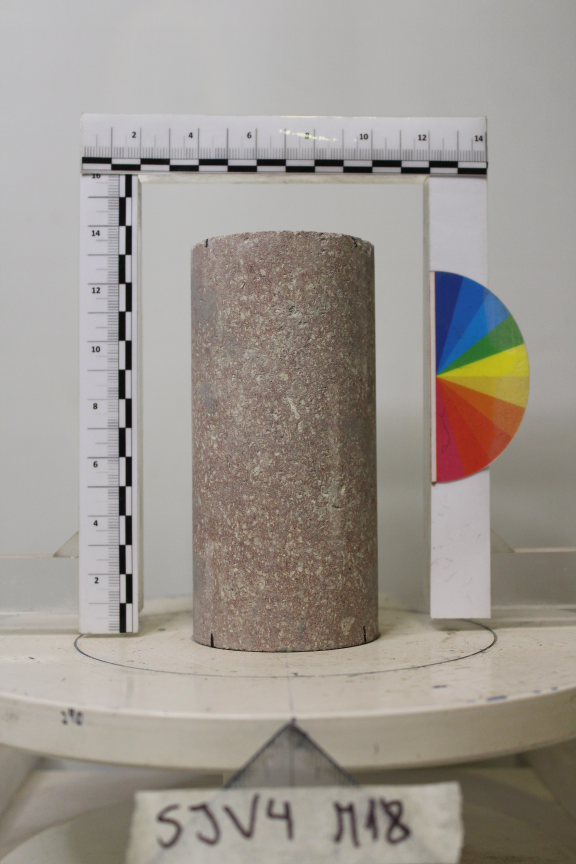
#> input picture img/Litologia-Riolitas_Tobas_Aglomerado_Volcanico.JPG, 1728 x 2592 px (shown at 1/3 size)
$ python contorno.py img/Litologia-_Areniscas..JPG
#> lines starting #> are read from the running program, lines starting #| are printed output that depends on the picture; after the words box and inside, x2 and y2 are one past the last pixel; in counts of white or black regions, pixels touching at a corner belong together
import cv2
import numpy as np
import sys
# import Image

# im1 = Image.open(sys.argv[1])

#maxCoords: list[list[int]] -> int, int, int, int
#Retorna las coordenadar máxima y mínima de una lista de pares (x,y,x,y)

def maxCoords(lines):
    xmin,ymin,xmax, ymax = lines[0][0]
    for line in lines:
        for x1, y1, x2, y2 in line:
            xmi = min(x1,x2)
            ymi = min(y1,y2)
            xma = max(x1,x2)
            yma = max(y1,y2)
            if xmi<xmin:
                xmin = xmi
            if xma>xmax:
                xmax = xma
            if ymi<ymin:
                ymin = ymi
            if yma>ymax:
                ymax = yma

    return xmin,ymin,xmax,ymax
#input para leer el archivo
file_name = input("enter the name of the image file: ")
#> the answer given: img/Litologia-Riolitas_Tobas_Aglomerado_Volcanico.JPG
# file_name = 'Litologia-_Areniscas..jpg'

img = cv2.imread(file_name)
#> img is the input picture: shape (2592, 1728, 3); mean B, G, R 144.9, 151.5, 157.8
img = cv2.resize(img, (int(img.shape[1]*0.2),int(img.shape[0]*0.2)))
#> img: shape (518, 345, 3)
cv2.imshow('image', img)

blanck = np.zeros(img.shape, dtype = 'uint8')


gray = cv2.cvtColor(img, cv2.COLOR_BGR2GRAY)

blur = cv2.GaussianBlur(gray,(3,3), cv2.BORDER_DEFAULT)
# cannyB = cv2.Canny(1blur, 125, 175)
canny = cv2.Canny(blur, 80, 175)
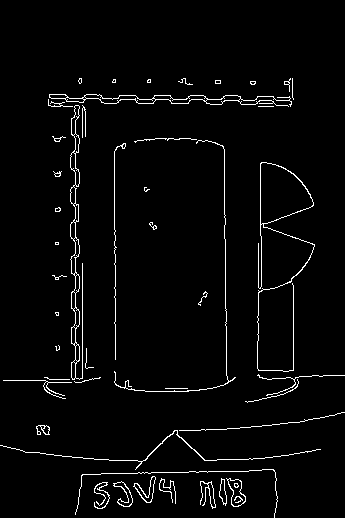
#> canny: shape (518, 345); 3% white in thin lines or dots, all inside (x1, y1, x2, y2) = (0, 78, 345, 518)

lines = cv2.HoughLinesP(canny, 1, np.pi/180, 60, np.array([]), 50, 5)
#> lines = 15 rows, first 6: [75, 382, 75, 98], [225, 245, 225, 301], [82, 381, 82, 263], [131, 99, 190, 100], [115, 359, 115, 230], [114, 234, 114, 151]

xmin,ymin,xmax, ymax = maxCoords(lines)
#> in maxCoords, `xmin,ymin,xmax, ymax = lines[0][0]`: xmin = 75; ymin = 382; xmax = 75; ymax = 98
#> the loop in maxCoords, `for line in lines:` made 15 passes
#> line on passes 1 to 12: [[75, 382, 75, 98]], [[225, 245, 225, 301]], [[82, 381, 82, 263]], [[131, 99, 190, 100]], [[115, 359, 115, 230]], [[114, 234, 114, 151]], [[138, 472, 188, 472]], [[293, 370, 293, 285]], [[224, 217, 224, 149]], [[226, 375, 226, 309]], [[51, 98, 118, 98]], [[224, 100, 289, 100]]
#> after the loop in maxCoords, `for line in lines:`: xmax = 307; xmin = 51; ymax = 474; ymin = 98
#> xmin = 51; ymin = 98; xmax = 307; ymax = 474

img_cut = img[ymin:ymax,xmin:xmax]
# print(lines)
cv2.imshow("lines in image1", img_cut)
gray1 = cv2.cvtColor(img_cut, cv2.COLOR_BGR2GRAY)
blur1 = cv2.GaussianBlur(gray1,(3,3), cv2.BORDER_DEFAULT)
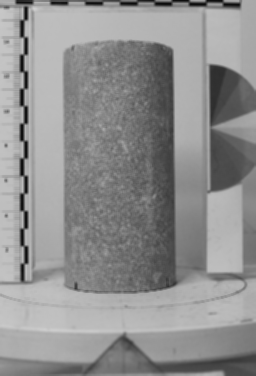
#> blur1: shape (376, 256); min 12, max 207, mean 143.2
canny1 = cv2.Canny(blur1, 80, 150)
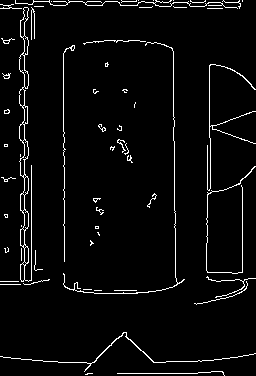
#> canny1: shape (376, 256); 3.9% white in thin lines or dots
cv2.imshow('canny2', canny1)

lines1 = cv2.HoughLinesP(canny1, 1, np.pi/180, 60, np.array([]), 50, 5)
#> lines1 = 13 rows, first 6: [24, 284, 24, 3], [173, 127, 174, 193], [31, 283, 31, 165], [33, 1, 144, 1], [209, 116, 209, 65], [64, 261, 64, 132]
xmin1,ymin1,xmax1, ymax1 = maxCoords(lines1)
#> the loop in maxCoords (call 2), `for line in lines:` made 13 passes
#> line on passes 1 to 12: [[24, 284, 24, 3]], [[173, 127, 174, 193]], [[31, 283, 31, 165]], [[33, 1, 144, 1]], [[209, 116, 209, 65]], [[64, 261, 64, 132]], [[63, 136, 63, 53]], [[242, 272, 242, 187]], [[207, 242, 207, 145]], [[138, 2, 238, 2]], [[117, 373, 197, 373]], [[175, 277, 175, 211]]
#> xmin1 = 24; ymin1 = 1; xmax1 = 242; ymax1 = 373
img_cut1 = img_cut[ymin1:ymax1,xmin1:xmax1]
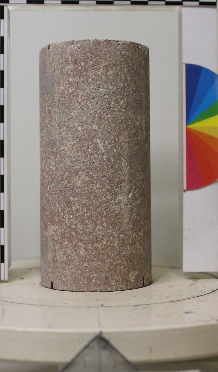
#> img_cut1: shape (372, 218, 3); mean B, G, R 131.1, 139.4, 149

img = img_cut1
# img = cv2.imread('images/Litologia-Riolitas_Tobas_Aglomerado_Volcanico.jpg')
img = cv2.resize(img, (int(1296),int(1823)))
#> img: shape (1823, 1296, 3)
img = cv2.resize(img, (int(img.shape[1]*0.3),int(img.shape[0]*0.3)))
#> img: shape (546, 388, 3)
gray = cv2.cvtColor(img, cv2.COLOR_BGR2GRAY)
#> gray: shape (546, 388)
canny = cv2.Canny(gray,50,200)
#> canny: shape (546, 388); 8.2% white in thin lines or dots
canny = cv2.dilate(canny,None,iterations=1)
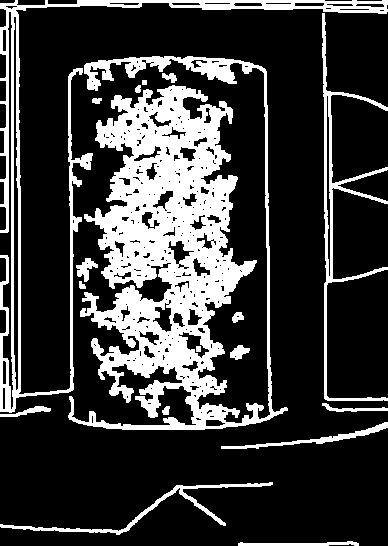
#> canny: shape (546, 388); 23.3% white; 18 white regions
cv2.imshow('gray',canny)
cv2.waitKey(0)
cv2.destroyAllWindows()
#cv2.imshow('gray',thresh)
contours, hierarchy = cv2.findContours(canny, cv2.RETR_CCOMP, cv2.CHAIN_APPROX_SIMPLE)
#> contours = 323 contours, 236 with area under 20; largest, box (x1, y1, x2, y2) and area: (68, 56, 288, 430) 36537, (0, 0, 388, 413) 8545, (322, 13, 388, 401) 2488, (13, 16, 19, 391) 1502, (0, 482, 273, 535) 936
print ('hierarchy=',hierarchy)
#> (printed output is left out)
img_area = img.shape[1] * img.shape[0]
#> img_area = 211848
rect_list = []
for c in contours:
    rect = cv2.boundingRect(c)
    x,y,w,h = rect
    area = w*h
    if area< img_area*0.5 and area > img_area*0.20:

        a = (rect[0]+50,rect[1]+50,rect[2]-100,rect[3]+10)
        print(rect)
        #area = cv2.minAreaRect(rect)
        #cv2.drawContours(img , [c], -1, (0,0,255), 3)
        cv2.rectangle(img , rect, (0,0,255), 1)
        rect_list.append(rect)
#> this loop made 323 passes
#> (x, y, w, h, area, a) on pass 19: (68, 56, 220, 374, 82280, (118, 106, 120, 384))
#> (x, y, w, h, area) on passes 1 to 6: (238, 541, 121, 5, 605), (0, 482, 273, 53, 14469), (221, 422, 167, 27, 4509), (162, 406, 8, 9, 72), (0, 406, 51, 11, 561), (322, 403, 66, 9, 594)
#| (68, 56, 220, 374)
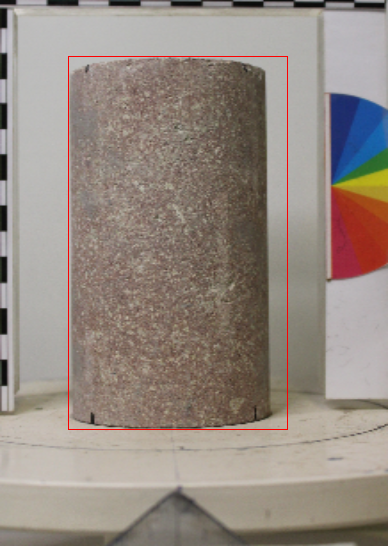
#> img: shape (546, 388, 3); mean B, G, R 130, 138.2, 149.2
#> after the loop, rect_list = [(68, 56, 220, 374)]

cv2.imshow('imagen',img)
mask = np.zeros(img.shape[:2], dtype="uint8")
rect_mask = cv2.rectangle(mask,rect_list[0], 255, -1)
#> rect_mask: shape (546, 388); 38.8% white; 1 white region, box (x1, y1, x2, y2) and area: (68, 56, 288, 430) 82280
masked = cv2.bitwise_and(img, img, mask=mask)
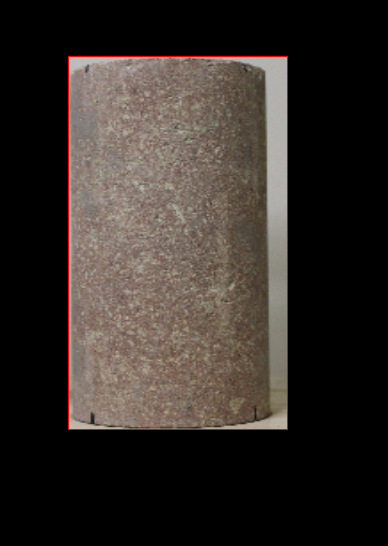
#> masked: shape (546, 388, 3); mean B, G, R 39.9, 44.2, 50.9
cv2.imshow('masked image', masked)
cv2.waitKey(0)
cv2.destroyAllWindows()
#"""
"""
import cv2
import numpy as np
url = 'images/Litologia-_Granito.jpg'
img = cv2.imread(url)
img = cv2.resize(img, (int(img.shape[1]*0.4),int(img.shape[0]*0.4)))
mask = np.zeros(img.shape[:2],np.uint8)
bgdModel = np.zeros((1,65),np.float64)
fgdModel = np.zeros((1,65),np.float64)
rect = (0,0,img.shape[0],img.shape[1])
blur = cv2.blur(img, (7,7))
cv2.grabCut(blur,mask,rect,bgdModel,fgdModel,1,cv2.GC_INIT_WITH_RECT)
mask2 = np.where((mask==2)|(mask==0),0,1).astype('uint8')
contornos,_ = cv2.findContours(mask2, cv2.RETR_EXTERNAL,
      cv2.CHAIN_APPROX_SIMPLE)
for c in contornos:
    nvCont = cv2.convexHull(c)
    cv2.drawContours(img, [nvCont], -1, (255,0,0), 3)


cv2.imshow('frame',img)
#img = img*mask2[:,:,np.newaxis]
#cv.imshow('nombre',img)"""

$ run again, with img/Litologia-_Conglomerado.JPG copied over img/Litologia-Riolitas_Tobas_Aglomerado_Volcanico.JPG
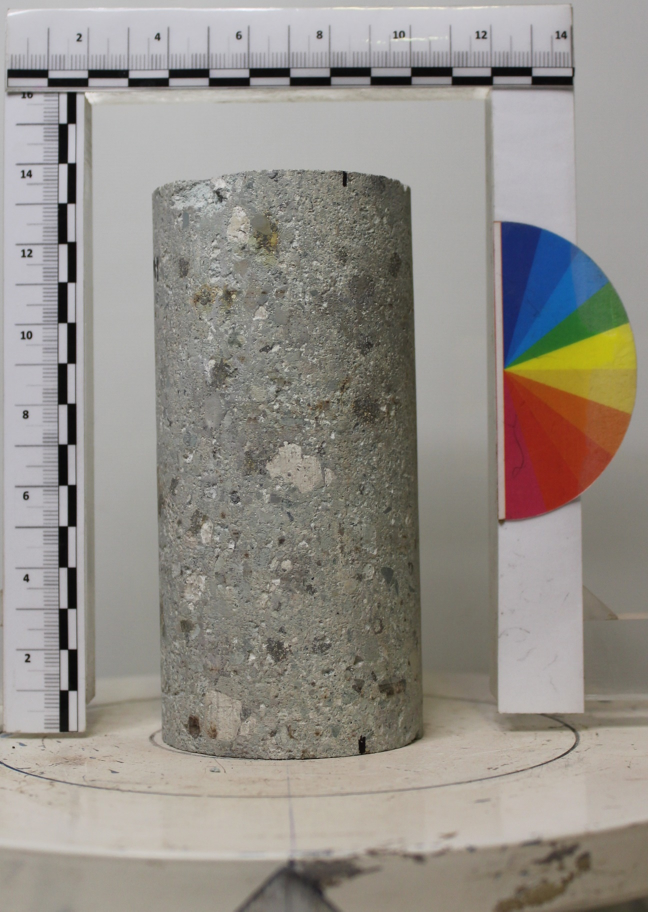
#> input picture img/Litologia-_Conglomerado.JPG, 1296 x 1823 px (shown at 1/2 size)
#> img is the input picture: shape (1823, 1296, 3); mean B, G, R 137.4, 143.7, 148.3
#> lines = [[37, 234, 37, 51], [33, 215, 33, 30], [27, 294, 27, 239], [164, 77, 165, 144], [110, 30, 227, 30], [199, 210, 199, 263], [201, 141, 202, 209], [5, 31, 82, 31], [34, 294, 34, 216], [232, 204, 233, 282], [198, 192, 198, 134]]
#> in maxCoords, `xmin,ymin,xmax, ymax = lines[0][0]`: xmin = 37; ymin = 234; xmax = 37; ymax = 51
#> the loop in maxCoords, `for line in lines:` made 11 passes
#> after the loop in maxCoords, `for line in lines:`: xmax = 233; xmin = 5; ymax = 294; ymin = 30
#> `xmin,ymin,xmax, ymax = maxCoords(lines)`: xmin = 5; ymin = 30; xmax = 233; ymax = 294
#> canny1: shape (264, 228); 6.4% white in thin lines or dots
#> lines1 = [[32, 204, 32, 21], [0, 1, 174, 1], [28, 185, 28, 2], [22, 260, 22, 209], [193, 108, 194, 221], [161, 115, 163, 229], [56, 80, 58, 190], [195, 58, 196, 157], [29, 259, 29, 186]]
#> the loop in maxCoords (call 2), `for line in lines:` made 9 passes
#> xmin1 = 0; ymin1 = 1; xmax1 = 196; ymax1 = 260
#> contours = 377 contours, 240 with area under 20; largest, box (x1, y1, x2, y2) and area: (109, 76, 325, 508) 28651, (0, 11, 106, 546) 16522, (56, 22, 65, 526) 2900, (124, 338, 188, 408) 1748, (379, 118, 388, 537) 1228
#> (printed output is left out)
#> the loop `for c in contours:` made 377 passes
#> (x, y, w, h, area, a) on passes 103, 335: (109, 76, 216, 432, 93312, (159, 126, 116, 442)), (0, 11, 106, 535, 56710, (50, 61, 6, 545))
#> (printed output is left out)
#> after the loop `for c in contours:`:
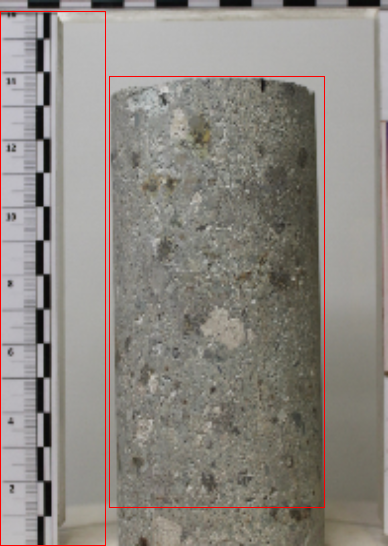
#> img: shape (546, 388, 3); mean B, G, R 130.1, 135.8, 140.9
#> after the loop `for c in contours:`: rect_list = [(109, 76, 216, 432), (0, 11, 106, 535)]
#> rect_mask: shape (546, 388); 44% white; 1 white region, box (x1, y1, x2, y2) and area: (109, 76, 325, 508) 93312
#> `masked = cv2.bitwise_and(img, img, mask=mask)`:
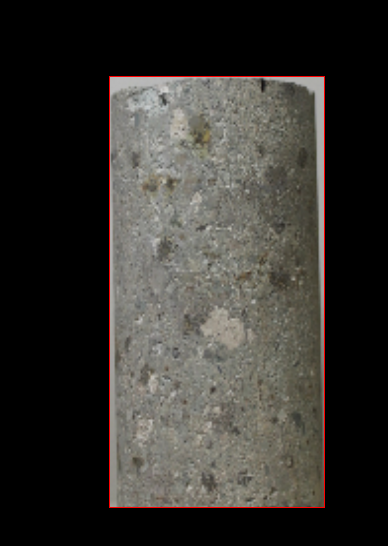
#> masked: shape (546, 388, 3); mean B, G, R 47.7, 51.6, 53.9

$ run again, with img/Litologia-_Granito.JPG copied over img/Litologia-Riolitas_Tobas_Aglomerado_Volcanico.JPG
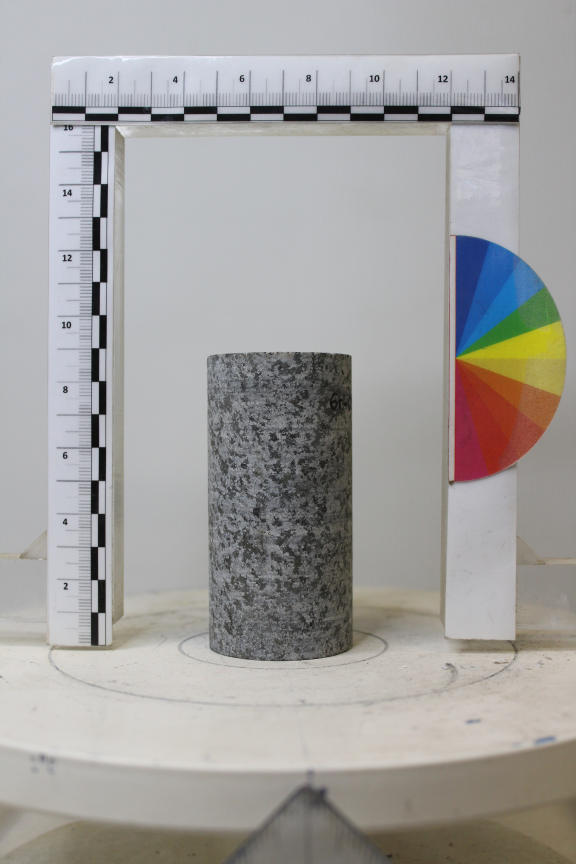
#> input picture img/Litologia-_Granito.JPG, 1728 x 2592 px (shown at 1/3 size)
#> img is the input picture: shape (2592, 1728, 3); mean B, G, R 159.4, 161.1, 162.8
#> lines = 14 rows, first 6: [74, 292, 74, 158], [72, 68, 140, 68], [272, 282, 272, 143], [59, 306, 59, 151], [66, 291, 67, 353], [210, 318, 210, 213]
#> in maxCoords, `xmin,ymin,xmax, ymax = lines[0][0]`: xmin = 74; ymin = 292; xmax = 74; ymax = 158
#> the loop in maxCoords, `for line in lines:` made 14 passes
#> after the loop in maxCoords, `for line in lines:`: xmax = 333; xmin = 58; ymax = 457; ymin = 68
#> `xmin,ymin,xmax, ymax = maxCoords(lines)`: xmin = 58; ymin = 68; xmax = 333; ymax = 457
#> canny1: shape (389, 275); 5% white in thin lines or dots
#> lines1 = 14 rows, first 6: [16, 224, 16, 90], [1, 322, 1, 123], [214, 214, 214, 75], [2, 122, 2, 32], [211, 71, 211, 4], [152, 250, 152, 145]
#> the loop in maxCoords (call 2), `for line in lines:` made 14 passes
#> xmin1 = 1; ymin1 = 4; xmax1 = 274; ymax1 = 322
#> contours = 398 contours, 308 with area under 20; largest, box (x1, y1, x2, y2) and area: (70, 237, 245, 546) 37502, (0, 4, 24, 542) 8564, (0, 0, 388, 537) 5079, (12, 39, 22, 517) 3682, (187, 440, 216, 539) 1421
#> (printed output is left out)
#> the loop `for c in contours:` made 398 passes
#> (x, y, w, h, area, a) on pass 2: (70, 237, 175, 309, 54075, (120, 287, 75, 319))
#> (printed output is left out)
#> after the loop `for c in contours:`:
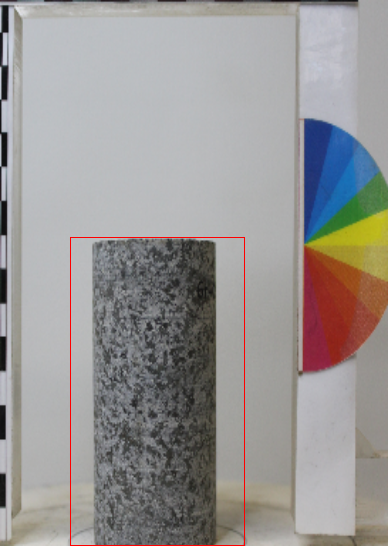
#> img: shape (546, 388, 3); mean B, G, R 149, 150.2, 152.9
#> after the loop `for c in contours:`: rect_list = [(70, 237, 175, 309)]
#> rect_mask: shape (546, 388); 25.5% white; 1 white region, box (x1, y1, x2, y2) and area: (70, 237, 245, 546) 54075
#> `masked = cv2.bitwise_and(img, img, mask=mask)`:
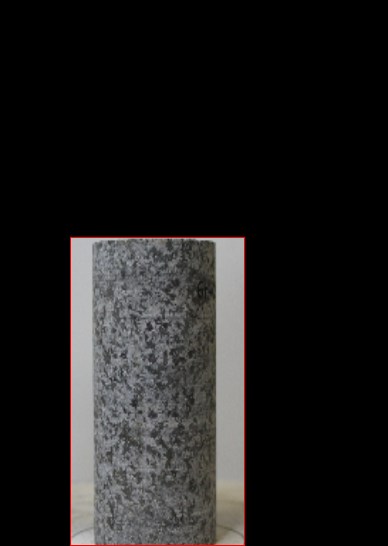
#> masked: shape (546, 388, 3); mean B, G, R 28.2, 28.6, 29.7
